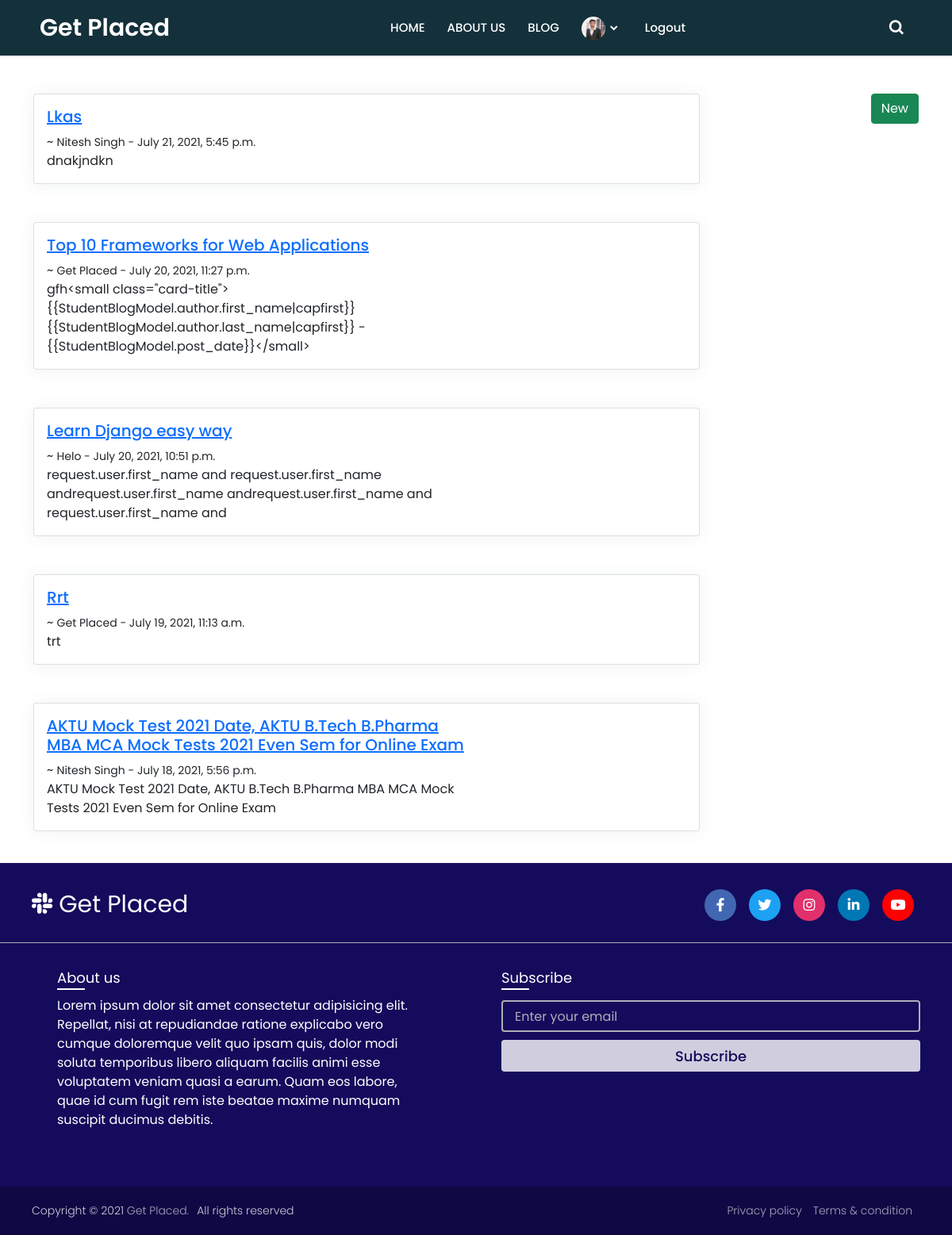
/Blog/ (signed in), run on an earlier commit of the app's database.
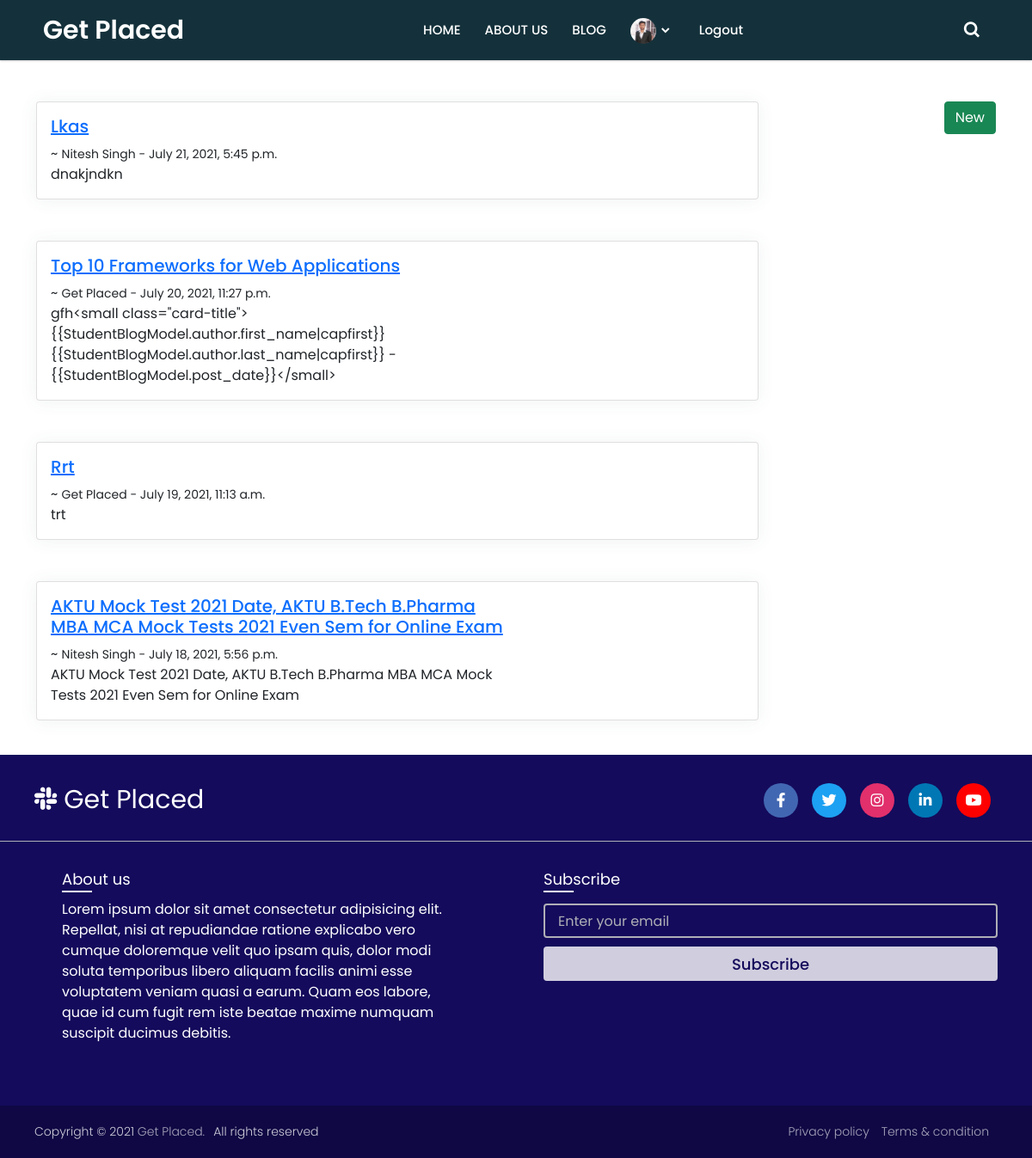
And on a later commit of the database.
### app/models.py (models this page shows, shortened)
class Profile(models.Model):
    user = models.OneToOneField(User,null=True, on_delete=models.CASCADE)
    bio = models.TextField()
    profile_pic = models.ImageField(null=True, blank=True, upload_to="images/profile/")
    website_url = models.CharField(max_length=255,null=True, blank=True)
    linkdin_url = models.CharField(max_length=255,null=True, blank=True)
    Gender = models.CharField(choices=GENDER,max_length=50)

class StudentBlogModel(models.Model):
    title = models.CharField(max_length=255)
    author = models.ForeignKey(User, on_delete=models.CASCADE)
    body = RichTextField(blank=True,null=True)
    snippet = models.TextField(max_length=255)
    post_date = models.DateTimeField(auto_now_add=True)

### app/views.py (the view)
# urls.py: path('Blog/',views.BlogView.as_view(),name="blog"),
class BlogView(ListView):
    model = StudentBlogModel
    template_name = 'blog/home.html'
    ordering = ['-post_date']
    context_object_name = "StudentBlogModel_list"    #default is object_list as well as model's_verbose_name_list and/or model's_verbose_name_plural_list, if defined in the model's inner Meta class
    paginate_by = 10

### app/templates/blog/home.html (shortened to what this page needs)
{% extends "app/base.html" %}
{% load static %}
{% block main-content %}
<div class="container">
    <a href="
    {% if user.is_authenticated %}
        {% if request.user.profile.bio %}
        {% url 'Add_Blog_Post' %}"><input class="btn btn-success" type="button" value="New" style="float: right;"></a>
        {% else %}
        {% url 'create_profile' %}"><input class="btn btn-success" type="button" value="New" style="float: right;"></a>
        {% endif %}
    {% else %}
        {% url 'account_login' %}"><input class="btn btn-success" type="button" value="New" style="float: right;"></a>
    {% endif %}
</div>
{% if StudentBlogModel_list %}
    {% for StudentBlogModel in object_list %}
    <div class="container mt-2">
        <div class="card mb-3" style="max-width: 840px;">
             <div class="row g-0" href="{% url 'Blog_Description' StudentBlogModel.pk %}">
                <div class="col-md-8">
                    <div class="card-body">
                        <h5 class="card-title"> <a href="{% url 'Blog_Description' StudentBlogModel.pk %}">{{ StudentBlogModel.title|capfirst}}</a></h5> ~
                        {% if StudentBlogModel.author.first_name or StudentBlogModel.author.last_name%}
                            <small class="card-title">{{StudentBlogModel.author.first_name|capfirst}}
                            {{StudentBlogModel.author.last_name|capfirst}} - {{StudentBlogModel.post_date}}</small>
                        {% else %}
                            <small class="card-title">{{StudentBlogModel.author.username|capfirst}}
                             - {{StudentBlogModel.post_date}}</small>
                        {% endif %}
                        <p class="card-text">{{StudentBlogModel.snippet}}</p>
                    </div>
                </div>
            </div>
        </div>
    </div>
<br>
    {% endfor %}
{% else %}
 <p>No Post found!!! :(</p>
{% endif %}
{% endblock main-content %}

### app/templates/app/base.html (shortened to what this page needs)
<!DOCTYPE html>
{% load static %}
<html lang="en" dir="ltr">
  <head>
    <link rel="stylesheet" href="{% static 'app/css/app.css' %}">
    <link rel="stylesheet" href="{% static 'app/css/profile.css' %}">
    <link href='https://unpkg.com/boxicons@2.0.7/css/boxicons.min.css' rel='stylesheet'>
    <link rel="stylesheet" href="https://cdnjs.cloudflare.com/ajax/libs/font-awesome/5.15.2/css/all.min.css"/>
    <link href="https://cdn.jsdelivr.net/npm/bootstrap@5.0.2/dist/css/bootstrap.min.css" rel="stylesheet">
   </head>
<body>
  <nav class="mb-5">
    <div class="navbar">
      <div class="logo"><a href="{% url "home" %}">Get Placed</a></div>
      <div class="nav-links">
        <ul class="links">
          <li><a href="{% url "home" %}">HOME</a></li>
          <li><a href="#">ABOUT US</a></li>
          <li><a href="{% url 'blog' %}">BLOG</a></li>
          {% if user.is_authenticated %}
          {% if user.profile.profile_pic %}
                 <li><a href="{% url "home" %}"><img width="30" height="30"  src="{{ request.user.profile.profile_pic.url }}" class="rounded-circle"
                                                        alt="author's image" /></a><i class='bx bxs-chevron-down htmlcss-arrow arrow '></i>
              {% else %}
             <li><a href="{% url "home" %}"><img width="30" height="30"  src="{% static 'app/images/download.jpeg' %}" class="rounded-circle" alt="author's image" /></a>
             <i class='bx bxs-chevron-down htmlcss-arrow arrow '></i>
              {% endif %}
            {% load socialaccount %}
            {% get_social_accounts user as accounts %}
          </li>
            <li><a href="{% url "account_logout" %}">Logout</a></li>
          {% else %}
            <li><a href="{% url "account_login" %}">Login</a></li>
            <li><a href="{% url "account_signup" %}">signup</a></li>
          {% endif %}
        </ul>
      </div>
      <div class="search-box">
        <i class='bx bx-search'></i>
      </div>
    </div>
  </nav>
  {% block main-content %}{% endblock main-content %}
   <footer>
    <div class="content">
      <div class="top">
        <div class="logo-details">
          <i class="fab fa-slack"></i>
          <span class="logo_name">Get Placed</span>
        </div>
        <div class="media-icons">
          <a href="#"><i class="fab fa-facebook-f"></i></a>
          <a href="#"><i class="fab fa-twitter"></i></a>
          <a href="#"><i class="fab fa-instagram"></i></a>
          <a href="#"><i class="fab fa-linkedin-in"></i></a>
          <a href="#"><i class="fab fa-youtube"></i></a>
        </div>
      </div>
      <div class="link-boxes">
        <ul class="box input-box">
          <li class="link_name">About us</li>
          <p class="text-white">Lorem ipsum dolor sit amet consectetur adipisicing elit. Repellat, nisi at repudiandae ratione explicabo vero cumque doloremque velit quo ipsam quis, dolor modi soluta temporibus libero aliquam facilis animi esse voluptatem veniam quasi a earum. Quam eos labore, quae id cum fugit rem iste beatae maxime numquam suscipit ducimus debitis.</p>
        </ul>
        <ul class="box input-box">
          <li class="link_name">Subscribe</li>
          <li><input type="text" placeholder="Enter your email"></li>
          <li><input type="button" value="Subscribe"></li>
        </ul>
      </div>
    </div>
    <div class="bottom-details">
      <div class="bottom_text">
        <span class="copyright_text">Copyright © 2021 <a href="#">Get Placed.</a>All rights reserved</span>
        <span class="policy_terms">
          <a href="#">Privacy policy</a>
          <a href="#">Terms & condition</a>
        </span>
      </div>
    </div>
  </footer>
</body>
</html>

### app/static/app/css/app.css (style rules this page uses)
* { margin: 0; padding: 0; box-sizing: border-box; font-family: 'Poppins', sans-serif; }
nav { top: 0; left: 0; width: 100%; height: 100%; height: 70px; background: #14313b; box-shadow: 0 1px 2px rgba(0, 0, 0, 0.2); z-index: 99; }
nav .navbar { height: 100%; max-width: 1250px; width: 100%; display: flex; align-items: center; justify-content: space-between; margin: auto; padding: 0 50px; }
.navbar .logo a { font-size: 30px; color: #fff; text-decoration: none; font-weight: 600; }
nav .navbar .nav-links { line-height: 70px; height: 100%; }
nav .navbar .links { display: flex; }
nav .navbar .links li { position: relative; display: flex; align-items: center; justify-content: space-between; list-style: none; padding: 0 14px; }
nav .navbar .links li a { height: 100%; text-decoration: none; white-space: nowrap; color: #fff; font-size: 15px; font-weight: 500; }
nav .navbar .links li .arrow { height: 100%; width: 22px; line-height: 70px; text-align: center; display: inline-block; color: #fff; transition: all 0.3s ease; }
.navbar .search-box { position: relative; height: 40px; width: 40px; }
.navbar .search-box i { position: absolute; height: 100%; width: 100%; line-height: 40px; text-align: center; font-size: 22px; color: #fff; font-weight: 600; cursor: pointer; transition: all 0.3s ease; }
footer { position: relative; background: #140B5C; width: 100%; bottom: 0; left: 0; }
footer::before { content: ''; position: absolute; left: 0; top: 100px; height: 1px; width: 100%; background: #AFAFB6; }
footer .content { max-width: 1250px; margin: auto; padding: 30px 40px 40px 40px; }
footer .content .top { display: flex; align-items: center; justify-content: space-between; margin-bottom: 50px; }
.content .top .logo-details { color: #fff; font-size: 30px; }
.content .top .media-icons { display: flex; }
.content .top .media-icons a { height: 40px; width: 40px; margin: 0 8px; border-radius: 50%; text-align: center; line-height: 40px; color: #fff; font-size: 17px; text-decoration: none; transition: all 0.4s ease; }
.top .media-icons a:nth-child(1) { background: #4267B2; }
.top .media-icons a:nth-child(2) { background: #1DA1F2; }
.top .media-icons a:nth-child(3) { background: #E1306C; }
.top .media-icons a:nth-child(4) { background: #0077B5; }
.top .media-icons a:nth-child(5) { background: #FF0000; }
footer .content .link-boxes { width: 100%; display: flex; justify-content: space-between; }
footer .content .box { width: calc(100% / 2 - 10px); }
.content .link-boxes .box .link_name { color: #fff; font-size: 18px; font-weight: 400; margin-bottom: 10px; position: relative; }
.link-boxes .box .link_name::before { content: ''; position: absolute; left: 0; bottom: -2px; height: 2px; width: 35px; background: #fff; }
.content .link-boxes .box li { margin: 6px 0; list-style: none; }
.content .link-boxes .input-box { margin-right: 55px; }
.link-boxes .input-box input { height: 40px; width: calc(100% + 55px); outline: none; border: 2px solid #AFAFB6; background: #140B5C; border-radius: 4px; padding: 0 15px; font-size: 15px; color: #fff; margin-top: 5px; }
.link-boxes .input-box input::placeholder { color: #AFAFB6; font-size: 16px; }
.link-boxes .input-box input[type="button"] { background: #fff; color: #140B5C; border: none; font-size: 18px; font-weight: 500; margin: 4px 0; opacity: 0.8; cursor: pointer; transition: all 0.4s ease; }
footer .bottom-details { width: 100%; background: #0F0844; }
footer .bottom-details .bottom_text { max-width: 1250px; margin: auto; padding: 20px 40px; display: flex; justify-content: space-between; }
.bottom-details .bottom_text span, .bottom-details .bottom_text a { font-size: 14px; font-weight: 300; color: #fff; opacity: 0.8; text-decoration: none; }
.bottom-details .bottom_text a { margin-right: 10px; }

### app/static/app/css/profile.css (style rules this page uses)
body { background-color: #f9f9fa }
.card { border-radius: 5px; -webkit-box-shadow: 0 1px 20px 0 rgba(69, 90, 100, 0.08); box-shadow: 0 1px 20px 0 rgba(69, 90, 100, 0.08); border: none; margin-bottom: 30px }

What changed in the data, as far as the page shows it:
removed StudentBlogModel: title "Learn Django easy way", author.username "Helo", post_date "July 20, 2021, 10:51 p.m.", snippet "request.user.first_name and request.user.first_name andrequest.user.first_name andrequest.user.first_name and request.user.first_name and"
